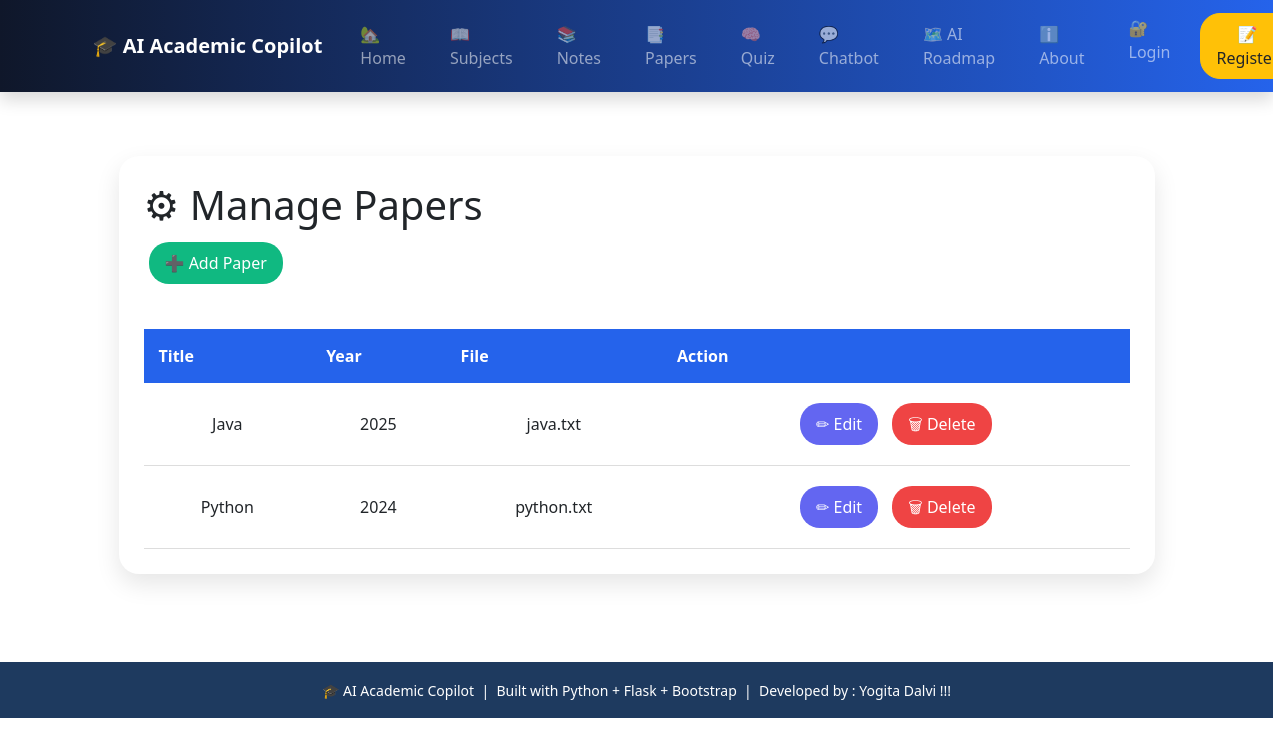
The app's page /manage_papers with its own data.
### tables this page shows
CREATE TABLE papers (
    id INTEGER PRIMARY KEY AUTOINCREMENT,
    title TEXT,
    year TEXT,
    file_name TEXT
);

### app.py (the view)
@app.route("/manage_papers")
def manage_papers():
    conn = sqlite3.connect("database.db")
    cur = conn.cursor()
    cur.execute("SELECT * FROM papers")
    papers = cur.fetchall()
    conn.close()
    return render_template(
        "manage_papers.html",
        papers=papers
    )

### templates/manage_papers.html (shortened to what this page needs)
{% extends "base.html" %}
{% block content %}
<div class="manage-container">
<div class="manage-card">
<h1>⚙ Manage Papers</h1>
<a href="/add_paper" class="btn add">
➕ Add Paper
</a>
<table>
<tr>
<th>Title</th>
<th>Year</th>
<th>File</th>
<th>Action</th>
</tr>
{% for paper in papers %}
<tr>
<td>
{{ paper[1] }}
</td>
<td>
{{ paper[2] }}
</td>
<td>
{{ paper[3] }}
</td>
<td>
<a href="/admin/edit/{{ paper[0] }}"
class="btn edit">
✏ Edit
</a>
<a href="/admin/delete/{{ paper[0] }}"
class="btn delete"
onclick="return confirm('Delete this paper?')">
🗑 Delete
</a>
</td>
</tr>
{% endfor %}
</table>
</div>
</div>
{% endblock %}

### static/css/chatbot.css (style rules this page uses)
* { margin:0; padding:0; box-sizing:border-box; font-family:"Segoe UI",sans-serif; }

### templates/manage_papers.html (style rules this page uses)
.manage-container { padding:40px; }
.manage-card { background:white; padding:25px; border-radius:20px; box-shadow:0 10px 25px rgba(0,0,0,0.1); }
table { width:100%; border-collapse:collapse; margin-top:25px; }
th { background:#2563eb; color:white; padding:15px; }
td { padding:15px; text-align:center; border-bottom:1px solid #ddd; }
.btn { padding:8px 15px; border-radius:20px; text-decoration:none; color:white; margin:5px; }
.edit { background:#6366f1; }
.delete { background:#ef4444; }
.add { background:#10b981; display:inline-block; margin-bottom:20px; }

### records on screen
papers: title "Java", year "2025", file_name "java.txt"
papers: title "Python", year "2024", file_name "python.txt"
